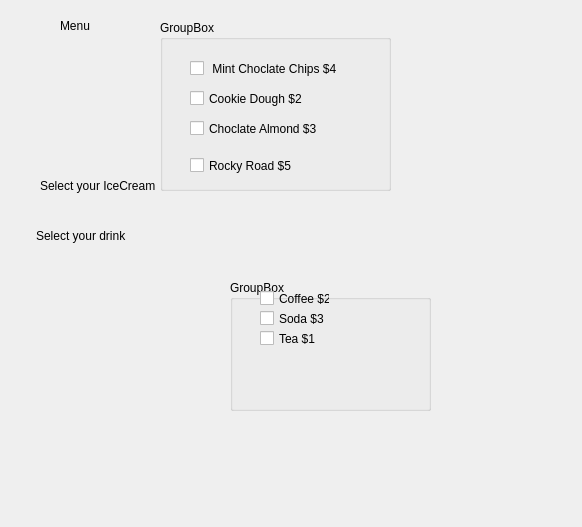
<?xml version="1.0" encoding="UTF-8"?>
<ui version="4.0">
 <class>Dialog</class>
 <widget class="QDialog" name="Dialog">
  <property name="geometry">
   <rect>
    <x>0</x>
    <y>0</y>
    <width>582</width>
    <height>527</height>
   </rect>
  </property>
  <property name="windowTitle">
   <string>Dialog</string>
  </property>
  <widget class="QLabel" name="label">
   <property name="geometry">
    <rect>
     <x>60</x>
     <y>10</y>
     <width>161</width>
     <height>31</height>
    </rect>
   </property>
   <property name="text">
    <string>Menu</string>
   </property>
  </widget>
  <widget class="QLabel" name="label_2">
   <property name="geometry">
    <rect>
     <x>40</x>
     <y>170</y>
     <width>181</width>
     <height>31</height>
    </rect>
   </property>
   <property name="text">
    <string>Select your IceCream</string>
   </property>
  </widget>
  <widget class="QLabel" name="label_3">
   <property name="geometry">
    <rect>
     <x>36</x>
     <y>220</y>
     <width>161</width>
     <height>31</height>
    </rect>
   </property>
   <property name="text">
    <string>Select your drink</string>
   </property>
  </widget>
  <widget class="QLabel" name="label_4">
   <property name="geometry">
    <rect>
     <x>40</x>
     <y>410</y>
     <width>541</width>
     <height>41</height>
    </rect>
   </property>
   <property name="text">
    <string/>
   </property>
  </widget>
  <widget class="QGroupBox" name="groupBoxIceCream">
   <property name="geometry">
    <rect>
     <x>160</x>
     <y>20</y>
     <width>231</width>
     <height>171</height>
    </rect>
   </property>
   <property name="title">
    <string>GroupBox</string>
   </property>
   <widget class="QCheckBox" name="checkBox_4">
    <property name="geometry">
     <rect>
      <x>30</x>
      <y>130</y>
      <width>121</width>
      <height>31</height>
     </rect>
    </property>
    <property name="sizeIncrement">
     <size>
      <width>18</width>
      <height>0</height>
     </size>
    </property>
    <property name="text">
     <string>Rocky Road $5</string>
    </property>
   </widget>
   <widget class="QCheckBox" name="checkBox">
    <property name="geometry">
     <rect>
      <x>30</x>
      <y>40</y>
      <width>151</width>
      <height>17</height>
     </rect>
    </property>
    <property name="sizeIncrement">
     <size>
      <width>18</width>
      <height>0</height>
     </size>
    </property>
    <property name="text">
     <string> Mint Choclate Chips $4</string>
    </property>
   </widget>
   <widget class="QCheckBox" name="checkBox_3">
    <property name="geometry">
     <rect>
      <x>30</x>
      <y>100</y>
      <width>141</width>
      <height>17</height>
     </rect>
    </property>
    <property name="sizeIncrement">
     <size>
      <width>18</width>
      <height>0</height>
     </size>
    </property>
    <property name="text">
     <string>Choclate Almond $3</string>
    </property>
   </widget>
   <widget class="QCheckBox" name="checkBox_2">
    <property name="geometry">
     <rect>
      <x>30</x>
      <y>70</y>
      <width>151</width>
      <height>17</height>
     </rect>
    </property>
    <property name="sizeIncrement">
     <size>
      <width>18</width>
      <height>0</height>
     </size>
    </property>
    <property name="text">
     <string>Cookie Dough $2</string>
    </property>
   </widget>
  </widget>
  <widget class="QGroupBox" name="groupBoxDrinks">
   <property name="geometry">
    <rect>
     <x>230</x>
     <y>280</y>
     <width>201</width>
     <height>131</height>
    </rect>
   </property>
   <property name="title">
    <string>GroupBox</string>
   </property>
   <widget class="QCheckBox" name="checkBox_7">
    <property name="geometry">
     <rect>
      <x>30</x>
      <y>50</y>
      <width>70</width>
      <height>17</height>
     </rect>
    </property>
    <property name="text">
     <string>Tea $1</string>
    </property>
   </widget>
   <widget class="QCheckBox" name="checkBox_5">
    <property name="geometry">
     <rect>
      <x>30</x>
      <y>10</y>
      <width>70</width>
      <height>17</height>
     </rect>
    </property>
    <property name="text">
     <string>Coffee $2</string>
    </property>
   </widget>
   <widget class="QCheckBox" name="checkBox_6">
    <property name="geometry">
     <rect>
      <x>30</x>
      <y>30</y>
      <width>70</width>
      <height>17</height>
     </rect>
    </property>
    <property name="text">
     <string>Soda $3</string>
    </property>
   </widget>
  </widget>
 </widget>
 <resources/>
 <connections/>
</ui>
